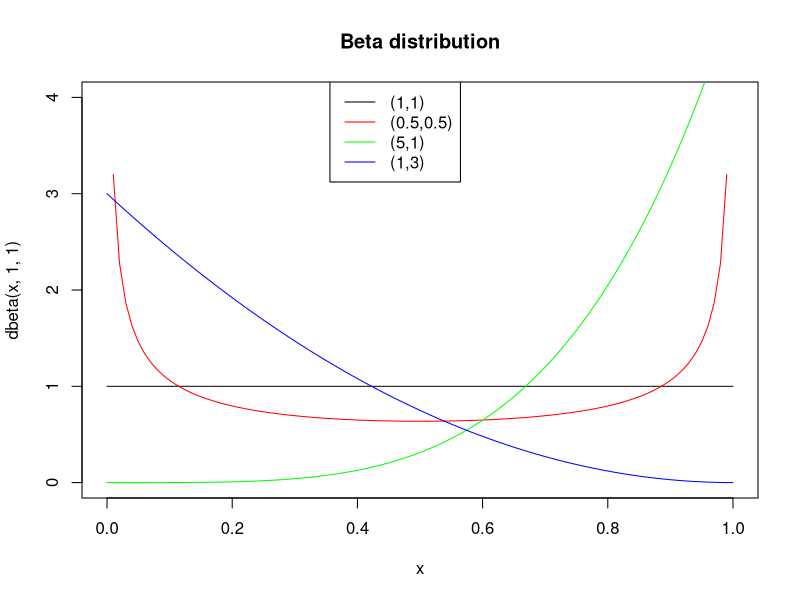
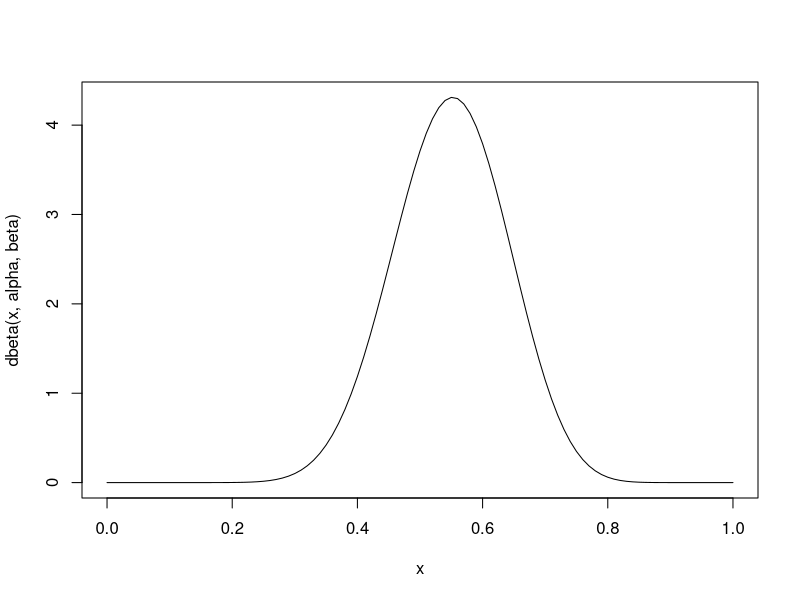

Reproduce these figures in R, in order.
## ---- chunk 1
curve( dbeta(x,1,1), xlim=c(0,1), ylim=c(0,4) )
curve( dbeta(x,0.5,0.5), add=T, col='red' )
curve( dbeta(x,5,1), add=T, col='green' )
curve( dbeta(x,1,3), add=T, col='blue' )
title(main="Beta distribution")
legend(par('usr')[1], par('usr')[4], xjust=-1.9,
       c('(1,1)', '(0.5,0.5)', '(5,1)', '(1,3)'),

       lwd=1, #c(1,1,1,1, 2,2,2, 3,3,3),
       lty=c(1,1,1,1, 2,2,2, 3,3,3),
       col=c(par('fg'), 'red', 'green', 'blue' ))
## ---- chunk 2
library(polynom)
beta = polyroot(z = c(0, 0, 1.18, -0.089)) # z is a vector of polynomial coefficients in increasing order: x^0, X^1 ...
beta # only the 3rd value is not 0
beta = abs(beta[3])

alpha = polyroot(z = c(0, 0, 0.79, -0.049))
alpha #we choose the 3rd
alpha = abs(alpha[3])

## ---- chunk 3
alpha
beta
curve( dbeta(x,alpha,beta) )

